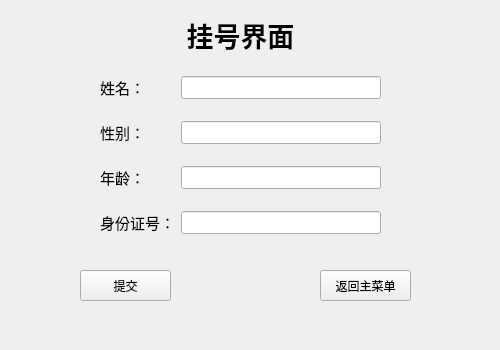
<?xml version="1.0" encoding="UTF-8"?>
<ui version="4.0">
 <class>Appointment</class>
 <widget class="QWidget" name="Appointment">
  <property name="geometry">
   <rect>
    <x>0</x>
    <y>0</y>
    <width>500</width>
    <height>350</height>
   </rect>
  </property>
  <property name="windowTitle">
   <string>Form</string>
  </property>
  <widget class="QLabel" name="label">
   <property name="geometry">
    <rect>
     <x>170</x>
     <y>10</y>
     <width>141</width>
     <height>51</height>
    </rect>
   </property>
   <property name="text">
    <string>&lt;html&gt;&lt;head/&gt;&lt;body&gt;&lt;p align=&quot;center&quot;&gt;&lt;span style=&quot; font-size:20pt; font-weight:700;&quot;&gt;挂号界面&lt;/span&gt;&lt;/p&gt;&lt;/body&gt;&lt;/html&gt;</string>
   </property>
  </widget>
  <widget class="QPushButton" name="submitButton">
   <property name="geometry">
    <rect>
     <x>80</x>
     <y>270</y>
     <width>91</width>
     <height>31</height>
    </rect>
   </property>
   <property name="text">
    <string>提交</string>
   </property>
  </widget>
  <widget class="QPushButton" name="backButton">
   <property name="geometry">
    <rect>
     <x>320</x>
     <y>270</y>
     <width>91</width>
     <height>31</height>
    </rect>
   </property>
   <property name="text">
    <string>返回主菜单</string>
   </property>
  </widget>
  <widget class="QWidget" name="layoutWidget">
   <property name="geometry">
    <rect>
     <x>100</x>
     <y>60</y>
     <width>281</width>
     <height>191</height>
    </rect>
   </property>
   <layout class="QGridLayout" name="gridLayout">
    <item row="0" column="1">
     <widget class="QLineEdit" name="nameEdit">
      <property name="font">
       <font>
        <pointsize>10</pointsize>
       </font>
      </property>
     </widget>
    </item>
    <item row="0" column="0">
     <widget class="QLabel" name="label_3">
      <property name="text">
       <string>&lt;html&gt;&lt;head/&gt;&lt;body&gt;&lt;p&gt;&lt;span style=&quot; font-size:11pt;&quot;&gt;姓名：&lt;/span&gt;&lt;/p&gt;&lt;/body&gt;&lt;/html&gt;</string>
      </property>
     </widget>
    </item>
    <item row="2" column="0">
     <widget class="QLabel" name="label_4">
      <property name="text">
       <string>&lt;html&gt;&lt;head/&gt;&lt;body&gt;&lt;p&gt;&lt;span style=&quot; font-size:11pt;&quot;&gt;年龄：&lt;/span&gt;&lt;/p&gt;&lt;/body&gt;&lt;/html&gt;</string>
      </property>
     </widget>
    </item>
    <item row="3" column="0">
     <widget class="QLabel" name="label_6">
      <property name="text">
       <string>&lt;html&gt;&lt;head/&gt;&lt;body&gt;&lt;p&gt;&lt;span style=&quot; font-size:11pt;&quot;&gt;身份证号：&lt;/span&gt;&lt;/p&gt;&lt;/body&gt;&lt;/html&gt;</string>
      </property>
     </widget>
    </item>
    <item row="3" column="1">
     <widget class="QLineEdit" name="cardNumberEdit">
      <property name="font">
       <font>
        <pointsize>10</pointsize>
       </font>
      </property>
     </widget>
    </item>
    <item row="2" column="1">
     <widget class="QLineEdit" name="ageEdit">
      <property name="font">
       <font>
        <pointsize>10</pointsize>
       </font>
      </property>
     </widget>
    </item>
    <item row="1" column="0">
     <widget class="QLabel" name="label_5">
      <property name="text">
       <string>&lt;html&gt;&lt;head/&gt;&lt;body&gt;&lt;p&gt;&lt;span style=&quot; font-size:11pt;&quot;&gt;性别：&lt;/span&gt;&lt;/p&gt;&lt;/body&gt;&lt;/html&gt;</string>
      </property>
     </widget>
    </item>
    <item row="1" column="1">
     <widget class="QLineEdit" name="genderEdit">
      <property name="font">
       <font>
        <pointsize>10</pointsize>
       </font>
      </property>
     </widget>
    </item>
   </layout>
  </widget>
 </widget>
 <resources/>
 <connections/>
</ui>
